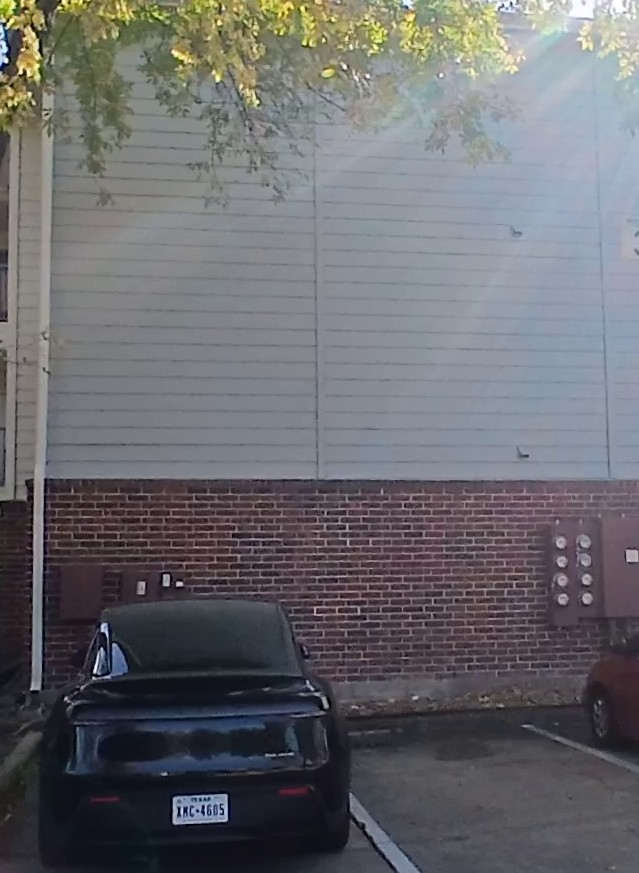
#> input picture modelviewer/src/2D_images/frame_0001.jpg, 639 x 873 px; its folder holds 4 pictures in this run
$ python resize_images_for_vggt.py
#> lines starting #> are read from the running program, lines starting #| are printed output that depends on the picture
"""
Resize all 2D_images to a consistent size for VGGT-SLAM
"""
from PIL import Image
import os
from pathlib import Path

INPUT_DIR = Path(__file__).parent / "src" / "2D_images"
OUTPUT_DIR = Path(__file__).parent / "2D_images_resized"
TARGET_SIZE = (1920, 1080)  # Standard HD size

print(f"Resizing images from {INPUT_DIR}")
print(f"Target size: {TARGET_SIZE}\n")

OUTPUT_DIR.mkdir(exist_ok=True)

images = sorted([f for f in os.listdir(INPUT_DIR) if f.endswith('.jpg')])

for img_file in images:
    img_path = INPUT_DIR / img_file
    img = Image.open(img_path)
#> img is the input picture: PIL image 639x873 RGB; mean R, G, B 105.4, 105.5, 109.4

    # Resize maintaining aspect ratio, then pad/crop to exact size
    img_resized = img.resize(TARGET_SIZE, Image.LANCZOS)
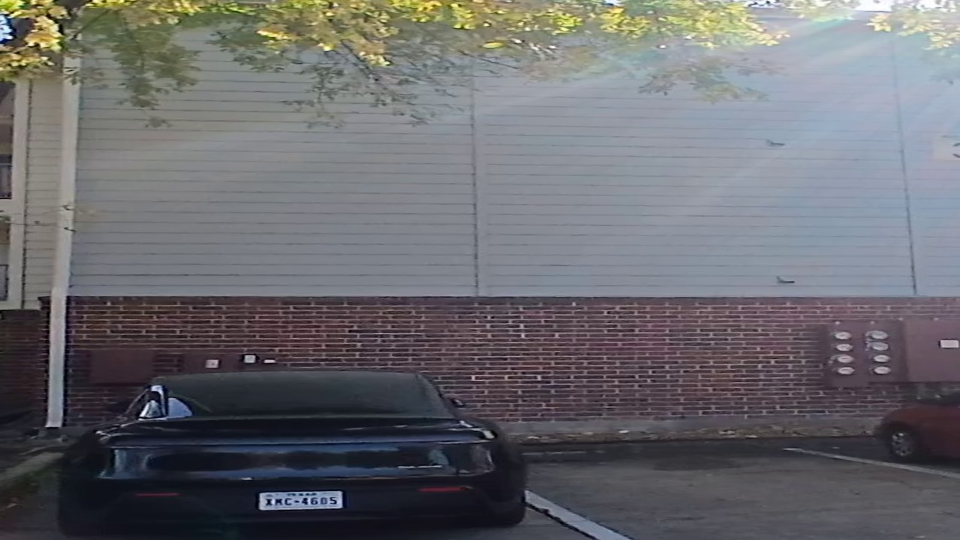
#> img_resized: PIL image 1920x1080 RGB (shown at 1/2 size); mean R, G, B 105.4, 105.5, 109.4

    output_path = OUTPUT_DIR / img_file
    img_resized.save(output_path, quality=95)

    print(f"✓ {img_file}: {img.size} → {TARGET_SIZE}")
#| ✓ frame_0001.jpg: (639, 873) → (1920, 1080)
#> pass 2 of the loop `for img_file in images:`:
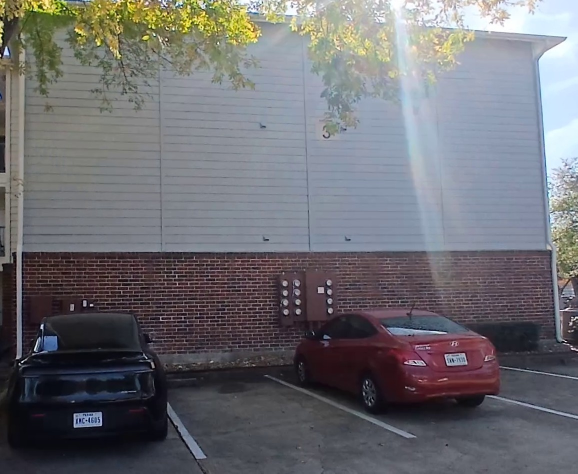
#> input picture modelviewer/src/2D_images/frame_0002.jpg, 1155 x 947 px (shown at 1/2 size)
#> img is the input picture: PIL image 1155x947 RGB; mean R, G, B 109, 108.7, 113.3
#> `img_resized = img.resize(TARGET_SIZE, Image.LANCZOS)`:
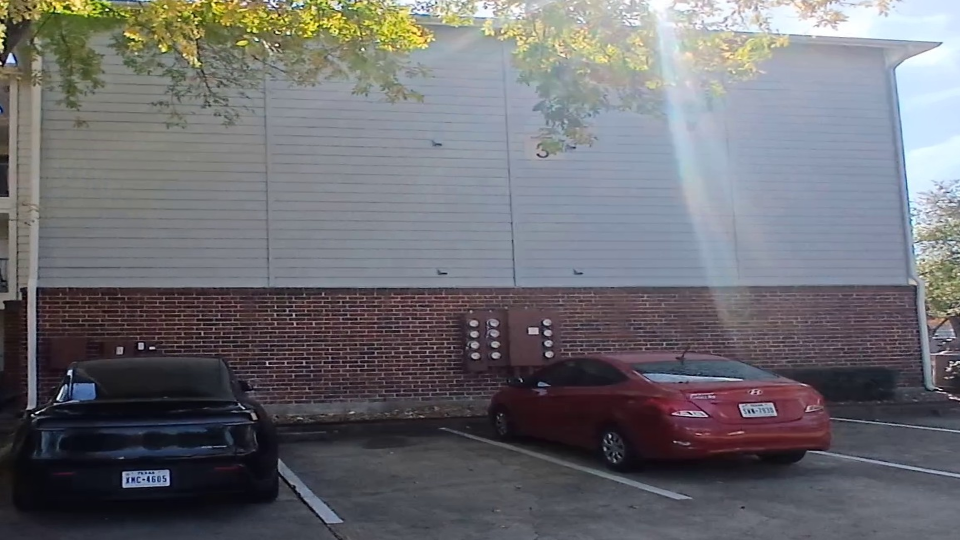
#> img_resized: PIL image 1920x1080 RGB (shown at 1/2 size); mean R, G, B 109, 108.7, 113.3
#| ✓ frame_0002.jpg: (1155, 947) → (1920, 1080)

print(f"\n✅ Resized {len(images)} images")
print(f"Output: {OUTPUT_DIR}")
